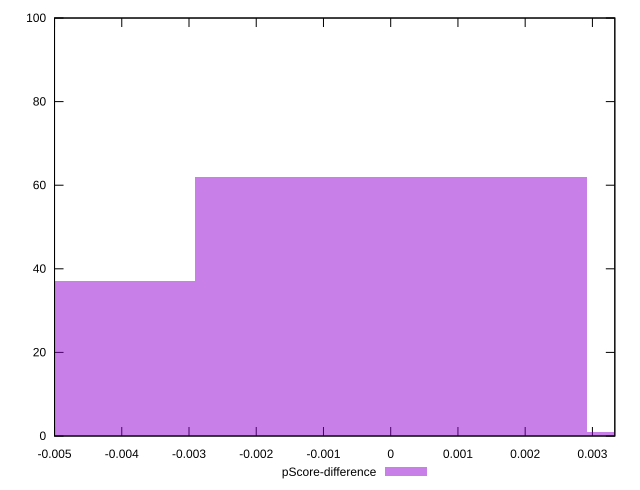

The gnuplot source for this figure:
reset

$pScoreDifference <<EOF
0 62
-0.0058246501353848516 37
0.0058246501353848516 1
EOF

set key outside below
set boxwidth 0.0058246501353848516
set xrange [-0.0050000000000000044:0.0033333333333332993]
set yrange [0:100]
set trange [0:100]
set style fill transparent solid 0.5 noborder
set terminal svg size 640, 490 enhanced background rgb 'white'
set output "report_00021_2021-02-20T09:16:39.615Z/unminified-javascript/samples/pages+cached/pScore-difference/histogram.svg"

plot $pScoreDifference title "pScore-difference" with boxes

reset
